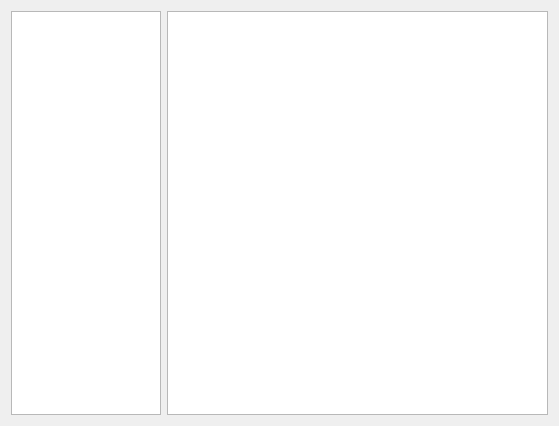
<?xml version="1.0" encoding="UTF-8"?>
<ui version="4.0">
 <class>HelpDialog</class>
 <widget class="QDialog" name="HelpDialog">
  <property name="geometry">
   <rect>
    <x>0</x>
    <y>0</y>
    <width>559</width>
    <height>426</height>
   </rect>
  </property>
  <property name="windowTitle">
   <string>Dialog</string>
  </property>
  <layout class="QHBoxLayout" name="horizontalLayout_2">
   <item>
    <widget class="QListWidget" name="commandList">
     <property name="maximumSize">
      <size>
       <width>150</width>
       <height>16777215</height>
      </size>
     </property>
    </widget>
   </item>
   <item>
    <layout class="QVBoxLayout" name="verticalLayout">
     <item>
      <widget class="QTextBrowser" name="helpText"/>
     </item>
    </layout>
   </item>
  </layout>
 </widget>
 <resources/>
 <connections/>
</ui>
